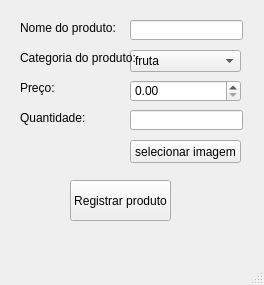
<?xml version="1.0" encoding="UTF-8"?>
<ui version="4.0">
 <class>janelaPrincipal</class>
 <widget class="QMainWindow" name="janelaPrincipal">
  <property name="geometry">
   <rect>
    <x>0</x>
    <y>0</y>
    <width>264</width>
    <height>285</height>
   </rect>
  </property>
  <property name="windowTitle">
   <string>MainWindow</string>
  </property>
  <widget class="QWidget" name="centralwidget">
   <widget class="QLabel" name="label">
    <property name="geometry">
     <rect>
      <x>20</x>
      <y>20</y>
      <width>121</width>
      <height>16</height>
     </rect>
    </property>
    <property name="text">
     <string>Nome do produto:</string>
    </property>
   </widget>
   <widget class="QLineEdit" name="nomeProduto">
    <property name="geometry">
     <rect>
      <x>130</x>
      <y>20</y>
      <width>113</width>
      <height>20</height>
     </rect>
    </property>
   </widget>
   <widget class="QComboBox" name="categoriaProduto">
    <property name="geometry">
     <rect>
      <x>130</x>
      <y>50</y>
      <width>111</width>
      <height>22</height>
     </rect>
    </property>
    <item>
     <property name="text">
      <string>fruta</string>
     </property>
    </item>
    <item>
     <property name="text">
      <string>legume</string>
     </property>
    </item>
    <item>
     <property name="text">
      <string>verdura</string>
     </property>
    </item>
   </widget>
   <widget class="QLabel" name="label_2">
    <property name="geometry">
     <rect>
      <x>20</x>
      <y>50</y>
      <width>121</width>
      <height>16</height>
     </rect>
    </property>
    <property name="text">
     <string>Categoria do produto:</string>
    </property>
   </widget>
   <widget class="QLabel" name="label_3">
    <property name="geometry">
     <rect>
      <x>20</x>
      <y>80</y>
      <width>111</width>
      <height>16</height>
     </rect>
    </property>
    <property name="text">
     <string>Preço:</string>
    </property>
   </widget>
   <widget class="QDoubleSpinBox" name="precoProduto">
    <property name="geometry">
     <rect>
      <x>130</x>
      <y>80</y>
      <width>111</width>
      <height>22</height>
     </rect>
    </property>
   </widget>
   <widget class="QLabel" name="label_4">
    <property name="geometry">
     <rect>
      <x>20</x>
      <y>110</y>
      <width>111</width>
      <height>16</height>
     </rect>
    </property>
    <property name="text">
     <string>Quantidade:</string>
    </property>
   </widget>
   <widget class="QLineEdit" name="quantidadeProduto">
    <property name="geometry">
     <rect>
      <x>130</x>
      <y>110</y>
      <width>113</width>
      <height>20</height>
     </rect>
    </property>
   </widget>
   <widget class="QPushButton" name="selecionarImagem">
    <property name="geometry">
     <rect>
      <x>130</x>
      <y>140</y>
      <width>111</width>
      <height>23</height>
     </rect>
    </property>
    <property name="text">
     <string>selecionar imagem</string>
    </property>
   </widget>
   <widget class="QPushButton" name="registrarProduto">
    <property name="geometry">
     <rect>
      <x>70</x>
      <y>180</y>
      <width>101</width>
      <height>41</height>
     </rect>
    </property>
    <property name="text">
     <string>Registrar produto</string>
    </property>
   </widget>
  </widget>
  <widget class="QMenuBar" name="menubar">
   <property name="geometry">
    <rect>
     <x>0</x>
     <y>0</y>
     <width>264</width>
     <height>21</height>
    </rect>
   </property>
  </widget>
  <widget class="QStatusBar" name="statusbar"/>
 </widget>
 <resources/>
 <connections/>
</ui>
